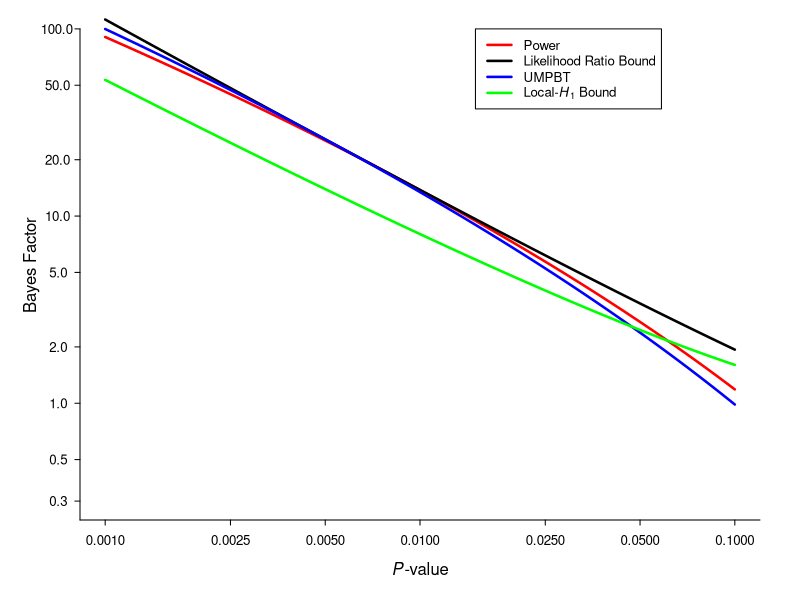

Here is the R script that generated this plot: (Note: this script raises an error after producing the figure.)
# Define variables
type1 = 0.005
type1Power = 0.05
type2 = 0.25
p = 1 - (9000:9990) / 10000
xbar = qnorm(1 - p / 2)

# Calculate muPower
muPower = qnorm(1 - type2) + qnorm(1 - type1Power / 2)

# Calculate Bayes factors
bfPow = 0.5 * (dnorm(xbar, muPower, 1) + dnorm(xbar, -muPower, 1)) / dnorm(xbar, 0, 1)
muUMPBT = qnorm(0.9975)
bfUMPBT = 0.5 * (dnorm(xbar, muUMPBT, 1) + dnorm(xbar, -muUMPBT, 1)) / dnorm(xbar, 0, 1)
bfLR = 0.5 / exp(-0.5 * xbar ^ 2)
bfLocal = -1 / (2.71 * p * log(p))

# Create a data frame with the calculated Bayes factors
data = data.frame(p, bfLocal, bfLR, bfPow, bfUMPBT)

# Find the values for U_005, L_005, U_05, and L_05
U_005 = max(data$bfLR[data$p == 0.005])
L_005 = min(data$bfLocal[data$p == 0.005])
U_05 = max(data$bfLR[data$p == 0.05])
L_05 = min(data$bfUMPBT[data$p == 0.05])

# Set plot margins
par(mai = c(0.8, 0.8, .1, 0.4))
par(mgp = c(2, 1, 0))

# Plot the Bayes factors
matplot(p, cbind(bfLR, -1 / (2.71 * p * log(p))), type = 'n', log = 'xy', 
        xlab = expression(paste(italic(P), "-value")), ylab = "Bayes Factor",
        ylim = c(0.3, 100), bty = "n", xaxt = "n", yaxt = "n")
lines(p, bfPow, col = "red", lwd = 2.5)
lines(p, bfLR, col = "black", lwd = 2.5)
lines(p, bfUMPBT, col = "blue", lwd = 2.5)
lines(p, bfLocal, col = "green", lwd = 2.5)

# Add a legend
legend(0.015, 100, c(expression(paste("Power")), "Likelihood Ratio Bound", "UMPBT",
                     expression(paste("Local-", italic(H)[1], " Bound"))),
       lty = c(1, 1, 1, 1), lwd = c(2.5, 2.5, 2.5, 2.5), col = c("red", "black", "blue", "green"), cex = 0.8)

# Add custom axis labels
axis(side = 1, at = c(-2, 0.001, 0.0025, 0.005, 0.010, 0.025, 0.050, 0.100, 0.14),
     labels = c("", "0.0010", "0.0025", "0.0050", "0.0100", "0.0250", "0.0500", "0.1000", ""), 
     lwd = 1, tck = -0.01, padj = -1.1, cex.axis = 0.8)
axis(side = 2, at = c(-0.2, 0.3, 0.5, 1, 2, 5, 10, 20, 50, 100), 
     labels = c("", "0.3", "0.5", "1.0", "2.0", "5.0", "10.0", "20.0", "50.0", "100.0"), 
     lwd = 1, las = 1, tck = -0.01, hadj = 0.6, cex.axis = 0.8)
axis(side = 2, at = c(L_005, U_005), labels = c(13.9, 25.7), 
     lwd = 1, las = 1, tck = -0.01, hadj = 0.6, cex.axis = 0.6, col.axis = "red")
axis(side = 4, at = c(-0.2, 0.3, 0.5, 1, 2, 5, 10, 20, 50, 100), 
     labels = c("", "0.3", "0.5", "1.0", "2.0", "5.0", "10.0", "20.0", "50.0", "100.0"), 
     lwd = 1, las = 1, tck = -0.01, hadj = 0.4, cex.axis = 0.8)
axis(side = 4, at = c(L_05, U_05), labels = c(2.4, 3.4), 
     lwd = 1, las = 1, tck = -0.01, hadj = 0.4, cex.axis = 0.6, col.axis = "red")

# Add dashed lines
segments(x0 = 0.000011, y0 = U_005, x1 = 0.005, y1 = U_005, col = "gray40", lty = 2)
segments(x0 = 0.000011, y0 = L_005, x1 = 0.005, y1 = L_005, col = "gray40", lty = 2)
segments(x0 = 0.005, y0 = 0.00000001, x1 = 0.005, y1 = U_005, col = "gray40", lty = 2)
segments(x0 = 0.05, y0 = U_05, x1 = 0.14, y1 = U_05, col = "gray40", lty = 2)
segments(x0 = 0.05, y0 = L_05, x1 = 0.14, y1 = L_05, col = "gray40", lty = 2)
segments(x0 = 0.05, y0 = 0.00000001, x1 = 0.05, y1 = U_05, col = "gray40", lty = 2)
